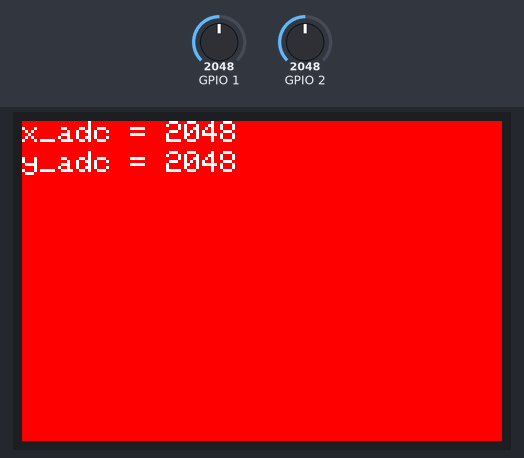
Simulated run of this sketch. Board: ESP32. Shown: 480×320 colour display. The test bench sets the inputs (shaded band); at power-on: GPIO 1 = 2048, GPIO 2 = 2048.

Above: at 1.5 s.
1.6 s: GPIO 1 set to 2866
3.1 s: GPIO 2 set to 2866
At 3.7 s:
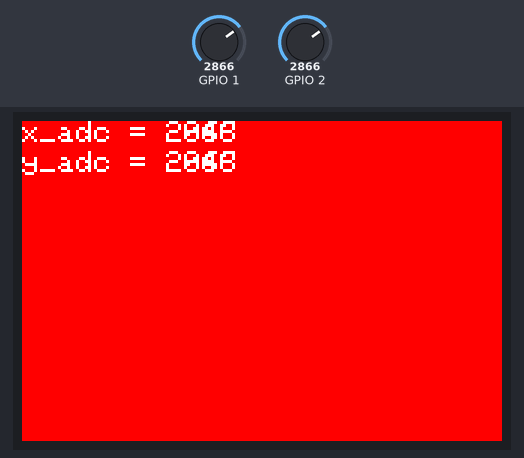
4.6 s: GPIO 1 set to 3603
6.1 s: GPIO 2 set to 3603
At 7.3 s:
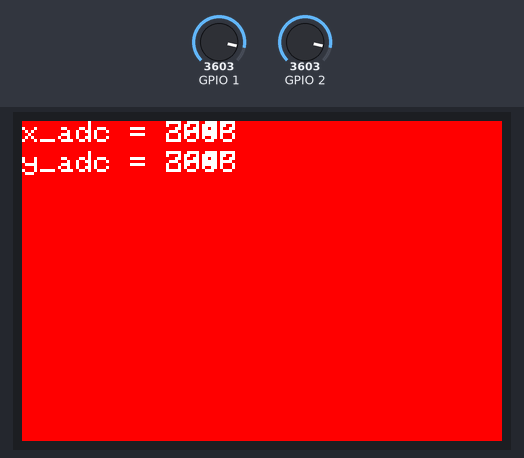
7.6 s: GPIO 1 set to 4095
9.1 s: GPIO 2 set to 4095
At 9.6 s:
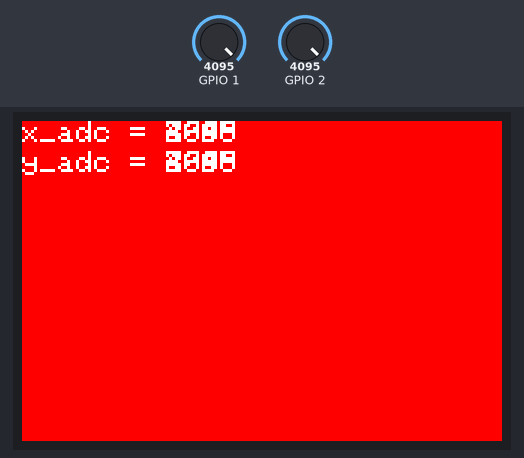
Timing chart, 0 to 11.6 s (numbered marks = the images above; inputs shaded):
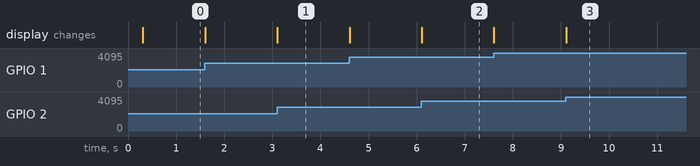

Measured:
- after the input at 3.1 s, the display: changes at once (image 1)
- after the input at 6.1 s, the display: changes at once (image 2)
- after the input at 9.1 s, the display: changes at once (image 3)

The sketch:

joystick.ino
```cpp
#include <TFT_eSPI.h>

TFT_eSPI tft = TFT_eSPI(320,480);

void setup() {
  tft.init();
  tft.setRotation(1);
  tft.invertDisplay(1);
  tft.setTextSize(3);
  tft.fillScreen(TFT_RED);

  pinMode(1, INPUT);
  pinMode(2, INPUT);
}

char text[20];
void loop() {
  int x_adc = analogRead(1);
  int y_adc = analogRead(2);

  sprintf(text, "x_adc = %04d", x_adc);
  tft.setCursor(0, 0);
  tft.print(text);

  sprintf(text, "y_adc = %04d", y_adc);
  tft.setCursor(0, 30);
  tft.print(text);
}
```
